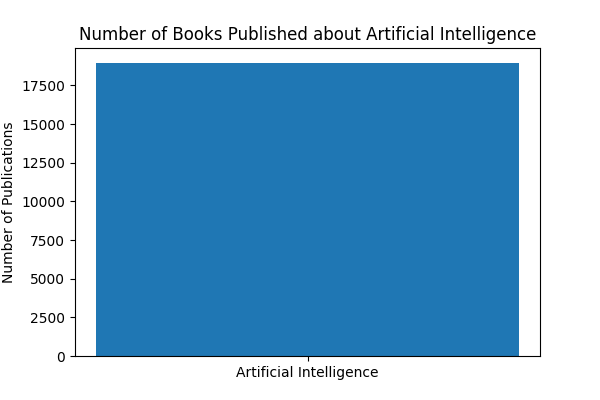

The script that drew this image:
import requests
import matplotlib.pyplot as plt

def fetch_book_counts(topic):
    url = f"https://openlibrary.org/search.json?q={topic}"
    response = requests.get(url)
    data = response.json()
    return data['numFound']

def plot_publication_counts(topic, count):
    plt.figure(figsize=(6, 4))
    plt.bar(topic, count)
    plt.title(f'Number of Books Published about {topic}')
    plt.ylabel('Number of Publications')
    plt.show()

if __name__ == "__main__":
    topic = 'Artificial Intelligence'
    books_count = fetch_book_counts(topic)
    plot_publication_counts(topic, books_count)
